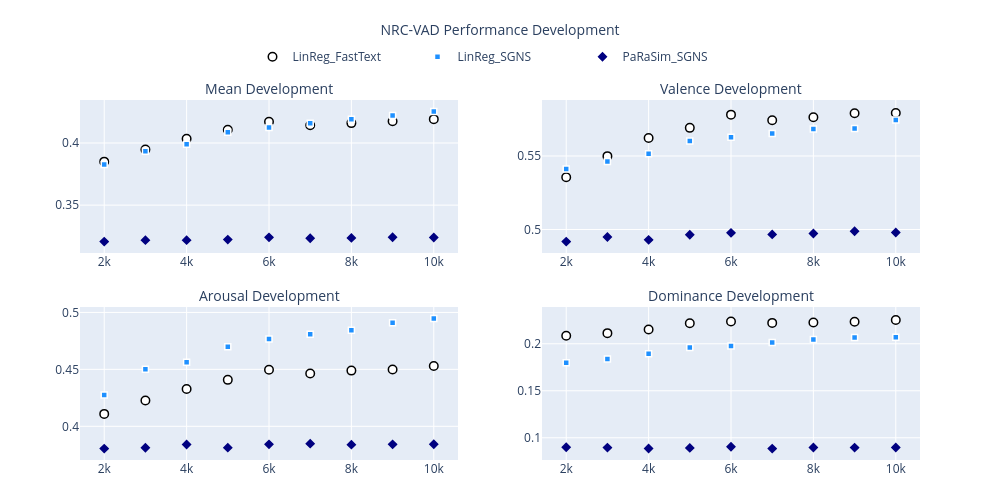

The cell this chart's notebook holds for it:
### Code cell
import plotly.graph_objects as go
from plotly.subplots import make_subplots

# One entry per model: dataframe, display name, marker color/symbol.
# Colors: "Tableau classic" palette (orange / red / blue) - good contrast
# against white, colorblind-checked. Distinct marker shapes (diamond /
# square / circle) keep series distinguishable even where points overlap.
# Order matters here: traces are drawn in list order, later ones on top.
# The diamond (LinReg FastText) is listed last so it doesn't get fully
# covered by the circle (LinReg SGNS), and gets a dark edge + slightly
# larger size so it stays visible even where points overlap.
models = [
    {"df": df_LinReg_FastText_NRC_VAD, "name": "LinReg_FastText", "color": "white" , "symbol": "circle", "size": 8.5, "edge": "black"},
    {"df": df_LinReg_SGNS_NRC_VAD, "name": "LinReg_SGNS", "color": "dodgerblue" , "symbol": "square", "size": 6, "edge": "white"},
    {"df": df_PaRaSim_SGNS_NRC_VAD, "name": "PaRaSim_SGNS", "color": "navy", "symbol": "diamond", "size": 6, "edge": "navy"}
]

# One entry per subplot: dataframe column and (row, col) position.
dimensions = [
    {"col": "r_mean", "title": "Mean Development", "row": 1, "col_pos": 1},
    {"col": "r_V", "title": "Valence Development", "row": 1, "col_pos": 2},
    {"col": "r_A", "title": "Arousal Development", "row": 2, "col_pos": 1},
    {"col": "r_D", "title": "Dominance Development", "row": 2, "col_pos": 2},
]

fig = make_subplots(
    rows=2, cols=2,
    subplot_titles=[d["title"] for d in dimensions],
    vertical_spacing=0.15,
)

x_values = [i * 1000 for i in range(2, 11)]

for dim in dimensions:
    for i, model in enumerate(models):
        y_values = model["df"][dim["col"]]
        fig.add_trace(
            go.Scatter(
                x=x_values,
                y=y_values,
                name=model["name"],
                mode='markers',
                marker=dict(
                    color=model["color"],
                    symbol=model["symbol"],
                    size=model["size"],
                    opacity=1.0,
                    line=dict(width=1.5, color=model["edge"]),
                ),
                showlegend=(dim["row"] == 1 and dim["col_pos"] == 1),
            ),
            row=dim["row"], col=dim["col_pos"]
        )

# Update all axes
"""
for i in range(1, 3):
    for j in range(1, 3):
        fig.update_xaxes(title_text="Lexicon Size in Words", row=i, col=j)
        fig.update_yaxes(title_text="Pearson's r", range=[0.07, 0.6], row=i, col=j)
"""

fig.update_annotations(font_size=14)
fig.update_layout(
    title=dict(
        text="NRC-VAD Performance Development",
        x=0.5, xanchor='center',
        y=0.95, yanchor='top',
        font=dict(size=18),
    ),
    height=500,
    width=1000,
    margin=dict(l=80, r=80, t=100, b=40),
    font=dict(size=12),
    title_font=dict(size=14),
    showlegend=True,
    legend=dict(
        orientation="h", yanchor="bottom", y=1.08, xanchor="center", x=0.5,
        entrywidth=120, entrywidthmode='pixels',
        tracegroupgap=20,
    )
)
 
fig.write_image("nrcvad_lexsize.svg")
fig.show()

### Figure 1 — Plotly figure (JSON) as saved in the notebook; plotly's stock layout.template omitted (floating-point values rounded to 4 significant figures)
{"data": [{"marker": {"color": "white", "line": {"color": "black", "width": 1.5}, "opacity": 1, "size": 8.5, "symbol": "circle"}, "mode": "markers", "name": "LinReg_FastText", "showlegend": true, "type": "scatter", "x": [2000, 3000, 4000, 5000, 6000, 7000, 8000, 9000, 10000], "xaxis": "x", "y": [0.385, 0.3947, 0.4034, 0.4106, 0.4171, 0.4143, 0.416, 0.4175, 0.4192], "yaxis": "y"}, {"marker": {"color": "dodgerblue", "line": {"color": "white", "width": 1.5}, "opacity": 1, "size": 6, "symbol": "square"}, "mode": "markers", "name": "LinReg_SGNS", "showlegend": true, "type": "scatter", "x": [2000, 3000, 4000, 5000, 6000, 7000, 8000, 9000, 10000], "xaxis": "x", "y": [0.3828, 0.3934, 0.399, 0.4087, 0.4124, 0.4158, 0.419, 0.4222, 0.4254], "yaxis": "y"}, {"marker": {"color": "navy", "line": {"color": "navy", "width": 1.5}, "opacity": 1, "size": 6, "symbol": "diamond"}, "mode": "markers", "name": "PaRaSim_SGNS", "showlegend": true, "type": "scatter", "x": [2000, 3000, 4000, 5000, 6000, 7000, 8000, 9000, 10000], "xaxis": "x", "y": [0.3207, 0.3219, 0.3219, 0.3223, 0.3241, 0.3233, 0.3237, 0.3241, 0.3239], "yaxis": "y"}, {"marker": {"color": "white", "line": {"color": "black", "width": 1.5}, "opacity": 1, "size": 8.5, "symbol": "circle"}, "mode": "markers", "name": "LinReg_FastText", "showlegend": false, "type": "scatter", "x": [2000, 3000, 4000, 5000, 6000, 7000, 8000, 9000, 10000], "xaxis": "x2", "y": [0.5355, 0.5499, 0.5622, 0.5692, 0.5781, 0.5743, 0.5764, 0.5791, 0.5793], "yaxis": "y2"}, {"marker": {"color": "dodgerblue", "line": {"color": "white", "width": 1.5}, "opacity": 1, "size": 6, "symbol": "square"}, "mode": "markers", "name": "LinReg_SGNS", "showlegend": false, "type": "scatter", "x": [2000, 3000, 4000, 5000, 6000, 7000, 8000, 9000, 10000], "xaxis": "x2", "y": [0.5412, 0.5463, 0.5515, 0.5603, 0.5629, 0.5653, 0.5684, 0.5687, 0.5745], "yaxis": "y2"}, {"marker": {"color": "navy", "line": {"color": "navy", "width": 1.5}, "opacity": 1, "size": 6, "symbol": "diamond"}, "mode": "markers", "name": "PaRaSim_SGNS", "showlegend": false, "type": "scatter", "x": [2000, 3000, 4000, 5000, 6000, 7000, 8000, 9000, 10000], "xaxis": "x2", "y": [0.4918, 0.4949, 0.493, 0.4964, 0.4977, 0.4967, 0.4973, 0.4988, 0.4979], "yaxis": "y2"}, {"marker": {"color": "white", "line": {"color": "black", "width": 1.5}, "opacity": 1, "size": 8.5, "symbol": "circle"}, "mode": "markers", "name": "LinReg_FastText", "showlegend": false, "type": "scatter", "x": [2000, 3000, 4000, 5000, 6000, 7000, 8000, 9000, 10000], "xaxis": "x3", "y": [0.4109, 0.4227, 0.4328, 0.4408, 0.4496, 0.4463, 0.4489, 0.45, 0.4529], "yaxis": "y3"}, {"marker": {"color": "dodgerblue", "line": {"color": "white", "width": 1.5}, "opacity": 1, "size": 6, "symbol": "square"}, "mode": "markers", "name": "LinReg_SGNS", "showlegend": false, "type": "scatter", "x": [2000, 3000, 4000, 5000, 6000, 7000, 8000, 9000, 10000], "xaxis": "x3", "y": [0.4274, 0.4502, 0.4562, 0.4699, 0.4767, 0.4807, 0.4843, 0.491, 0.4948], "yaxis": "y3"}, {"marker": {"color": "navy", "line": {"color": "navy", "width": 1.5}, "opacity": 1, "size": 6, "symbol": "diamond"}, "mode": "markers", "name": "PaRaSim_SGNS", "showlegend": false, "type": "scatter", "x": [2000, 3000, 4000, 5000, 6000, 7000, 8000, 9000, 10000], "xaxis": "x3", "y": [0.3804, 0.3812, 0.3841, 0.3813, 0.3842, 0.3848, 0.3839, 0.3842, 0.3843], "yaxis": "y3"}, {"marker": {"color": "white", "line": {"color": "black", "width": 1.5}, "opacity": 1, "size": 8.5, "symbol": "circle"}, "mode": "markers", "name": "LinReg_FastText", "showlegend": false, "type": "scatter", "x": [2000, 3000, 4000, 5000, 6000, 7000, 8000, 9000, 10000], "xaxis": "x4", "y": [0.2085, 0.2113, 0.2151, 0.2218, 0.2236, 0.2222, 0.2226, 0.2235, 0.2253], "yaxis": "y4"}, {"marker": {"color": "dodgerblue", "line": {"color": "white", "width": 1.5}, "opacity": 1, "size": 6, "symbol": "square"}, "mode": "markers", "name": "LinReg_SGNS", "showlegend": false, "type": "scatter", "x": [2000, 3000, 4000, 5000, 6000, 7000, 8000, 9000, 10000], "xaxis": "x4", "y": [0.1797, 0.1837, 0.1894, 0.1959, 0.1975, 0.2014, 0.2045, 0.2068, 0.2069], "yaxis": "y4"}, {"marker": {"color": "navy", "line": {"color": "navy", "width": 1.5}, "opacity": 1, "size": 6, "symbol": "diamond"}, "mode": "markers", "name": "PaRaSim_SGNS", "showlegend": false, "type": "scatter", "x": [2000, 3000, 4000, 5000, 6000, 7000, 8000, 9000, 10000], "xaxis": "x4", "y": [0.08986, 0.08952, 0.08853, 0.08921, 0.09041, 0.08846, 0.08971, 0.0895, 0.08959], "yaxis": "y4"}], "layout": {"annotations": [{"font": {"size": 14}, "showarrow": false, "text": "Mean Development", "x": 0.225, "xanchor": "center", "xref": "paper", "y": 1, "yanchor": "bottom", "yref": "paper"}, {"font": {"size": 14}, "showarrow": false, "text": "Valence Development", "x": 0.775, "xanchor": "center", "xref": "paper", "y": 1, "yanchor": "bottom", "yref": "paper"}, {"font": {"size": 14}, "showarrow": false, "text": "Arousal Development", "x": 0.225, "xanchor": "center", "xref": "paper", "y": 0.425, "yanchor": "bottom", "yref": "paper"}, {"font": {"size": 14}, "showarrow": false, "text": "Dominance Development", "x": 0.775, "xanchor": "center", "xref": "paper", "y": 0.425, "yanchor": "bottom", "yref": "paper"}], "font": {"size": 12}, "height": 500, "legend": {"entrywidth": 120, "entrywidthmode": "pixels", "orientation": "h", "tracegroupgap": 20, "x": 0.5, "xanchor": "center", "y": 1.08, "yanchor": "bottom"}, "margin": {"b": 40, "l": 80, "r": 80, "t": 100}, "showlegend": true, "title": {"font": {"size": 14}, "text": "NRC-VAD Performance Development", "x": 0.5, "xanchor": "center", "y": 0.95, "yanchor": "top"}, "width": 1000, "xaxis": {"anchor": "y", "domain": [0, 0.45]}, "xaxis2": {"anchor": "y2", "domain": [0.55, 1]}, "xaxis3": {"anchor": "y3", "domain": [0, 0.45]}, "xaxis4": {"anchor": "y4", "domain": [0.55, 1]}, "yaxis": {"anchor": "x", "domain": [0.575, 1]}, "yaxis2": {"anchor": "x2", "domain": [0.575, 1]}, "yaxis3": {"anchor": "x3", "domain": [0, 0.425]}, "yaxis4": {"anchor": "x4", "domain": [0, 0.425]}}}
